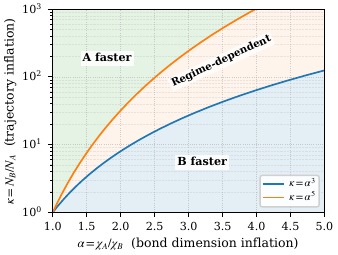

This figure's Python source:
from __future__ import annotations

from dataclasses import dataclass
from typing import Optional, Sequence, Tuple

import numpy as np
import matplotlib.pyplot as plt


@dataclass(frozen=True)
class PhasePoint:
    """A labeled point to overlay on the phase diagram."""
    alpha: float
    kappa: float
    label: str = ""
    marker: str = "s"   # keep square as the default marker
    ms: float = 6.0


def plot_alpha_kappa_phase_prx(
    *,
    alpha_range: Tuple[float, float] = (1.0, 5.0),
    kappa_range: Tuple[float, float] = (1.0, 1e3),
    n: int = 500,
    logx: bool = False,
    points: Optional[Sequence[PhasePoint]] = None,
    annotate_points: bool = True,
    title: Optional[str] = None,
    savepath: Optional[str] = None,
) -> None:
    a0, a1 = alpha_range
    k0, k1 = kappa_range
    if a0 < 1.0 or k0 < 1.0:
        raise ValueError("Require alpha_range[0] >= 1 and kappa_range[0] >= 1.")
    if a1 <= a0 or k1 <= k0:
        raise ValueError("Invalid ranges: ensure max > min for both axes.")

    plt.rcParams.update(
        {
            "figure.dpi": 120,
            "savefig.dpi": 300,
            "font.size": 9.0,
            "axes.labelsize": 9.0,
            "axes.titlesize": 9.5,
            "legend.fontsize": 7.8,
            "xtick.labelsize": 8.0,
            "ytick.labelsize": 8.0,
            "axes.linewidth": 0.7,
            "pdf.fonttype": 42,
            "ps.fonttype": 42,
            "font.family": "serif",
            "mathtext.fontset": "stix",
        }
    )

    fig, ax = plt.subplots(figsize=(3.375, 2.55), constrained_layout=True)

    if logx:
        a = np.logspace(np.log10(a0), np.log10(a1), n)
        ax.set_xscale("log")
    else:
        a = np.linspace(a0, a1, n)

    k3 = a**3
    k5 = a**5

    ax.set_yscale("log")
    ax.set_xlim(a0, a1)
    ax.set_ylim(k0, k1)

    k3c = np.clip(k3, k0, k1)
    k5c = np.clip(k5, k0, k1)

    ax.fill_between(a, k0, k3c, alpha=0.12, linewidth=0)
    ax.fill_between(a, k3c, k5c, alpha=0.08, linewidth=0)
    ax.fill_between(a, k5c, k1, alpha=0.12, linewidth=0)

    ax.plot(a, k3, lw=1.2, label=r"$\kappa=\alpha^3$")
    ax.plot(a, k5, lw=1.2, label=r"$\kappa=\alpha^5$")

    x_b = min(a1, max(a0, (a0 + 0.55 * (a1 - a0)))) if not logx else np.sqrt(a0 * (a0 * (a1 / a0) ** 0.65))
    x_m = min(a1, max(a0, (a0 + 0.62 * (a1 - a0)))) if not logx else np.sqrt(a0 * (a0 * (a1 / a0) ** 0.75))
    x_a = min(a1, max(a0, (a0 + 0.2 * (a1 - a0)))) if not logx else np.sqrt(a0 * (a0 * (a1 / a0) ** 0.55))

    k3_b, k5_b = x_b**3, x_b**5
    k3_m, k5_m = x_m**3, x_m**5
    k3_a, k5_a = x_a**3, x_a**5

    def clamp(y: float) -> float:
        return float(min(max(y, k0 * 1.05), k1 / 1.05))

    y_b = clamp(k3_b / 6.0)
    y_m = clamp(np.sqrt(k3_m * k5_m) * 1.15)
    y_a = clamp(k5_a * 10.0)

    label_box = dict(facecolor="white", edgecolor="none", alpha=0.85, pad=1.5)

    ax.text(
        x_b, y_b, "B faster",
        ha="center", va="center",
        fontweight="bold", fontsize=8.0,
        bbox=label_box,
    )

    # Better label than "Depends" + rotate 45° to match the diagonal band
    middle_label = "Regime-dependent"
    ax.text(
        x_m, y_m, middle_label,
        ha="center", va="center",
        fontweight="bold", fontsize=7.4,
        rotation=25,
        rotation_mode="anchor",
        bbox=label_box,
    )

    ax.text(
        x_a, y_a, "A faster",
        ha="center", va="center",
        fontweight="bold", fontsize=8.0,
        bbox=label_box,
    )

    ax.set_xlabel(r"$\alpha=\chi_A/\chi_B$  (bond dimension inflation)")
    ax.set_ylabel(r"$\kappa=N_B/N_A$  (trajectory inflation)")

    ax.grid(True, which="major", linestyle=":", linewidth=0.6, alpha=0.6)
    ax.grid(True, which="minor", linestyle=":", linewidth=0.4, alpha=0.25)

    if title:
        ax.set_title(title, pad=2.0)

    if points:
        for p in points:
            ax.plot(
                p.alpha, p.kappa, p.marker,
                ms=p.ms,
                color="#7A1E1E",
                markeredgecolor="black",
                markeredgewidth=0.7,
                zorder=6,
            )
            if annotate_points and p.label:
                ax.annotate(
                    p.label,
                    (p.alpha, p.kappa),
                    textcoords="offset points",
                    xytext=(5, 1),
                    ha="left",
                    va="center",
                    fontsize=7.6,
                    rotation=30,
                    rotation_mode="anchor",
                )

    ax.legend(
        loc="lower right",
        frameon=True,
        framealpha=0.9,
        borderpad=0.3,
        handlelength=1.8,
        handletextpad=0.6,
        labelspacing=0.25,
    )

    if savepath:
        fig.savefig(savepath, dpi=300)
    plt.show()


if __name__ == "__main__":
    # demo_points = [
    #     PhasePoint(alpha=1.8, kappa=5.0, label=r"$(\alpha,\kappa)=(1.8,5)$", marker="o"),
    # ]
    plot_alpha_kappa_phase_prx(
        alpha_range=(1.0, 5.0),
        kappa_range=(1.0, 1e3),
        # points=demo_points,
        savepath="ak_plot.pdf",  # e.g. "alpha_kappa_phase.pdf"
    )
